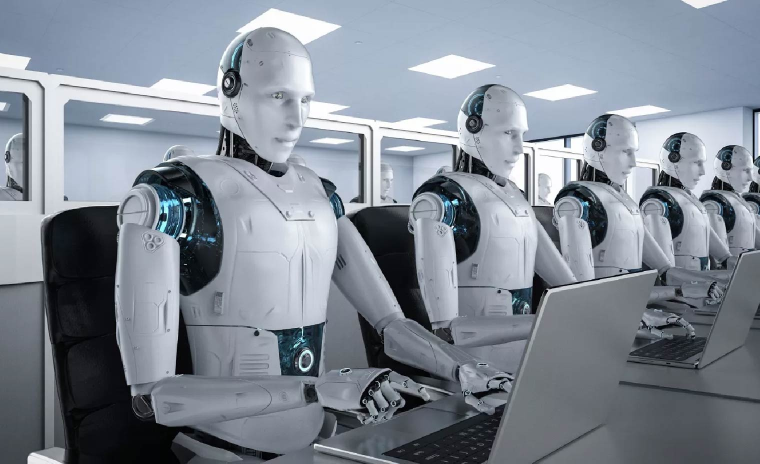
#> input picture Lab1/Picture.jpg, 1520 x 927 px, given in place of the camera (shown at 1/2 size)
$ jupyter execute 'Project Nhận Diện Màu Sắc.ipynb'
#> lines starting #> are read from the running program, lines starting #| are printed output that depends on the picture; after the words box and inside, x2 and y2 are one past the last pixel; in counts of white or black regions, pixels touching at a corner belong together
[cell 1]
import cv2
import numpy as np

[cell 2]
cap = cv2.VideoCapture(0)

cap.set(cv2.CAP_PROP_FRAME_HEIGHT, 480)
cap.set(cv2.CAP_PROP_FRAME_WIDTH, 640)

while(1):
    _, img_req = cap.read()
#> img_req is the input picture: shape (927, 1520, 3); mean B, G, R 147.6, 136.8, 128.8
    hsvFrame = cv2.cvtColor(img_req, cv2.COLOR_BGR2HSV)
#> hsvFrame: shape (927, 1520, 3); mean H, S, V 106.9, 40.7, 147.6

    blue_low = np.array([100,100,100 ], np.uint8)
    blue_upper = np.array([140, 255,255], np.uint8)
    # lấy gia trị trong khoảng blue_low tới blue_upper
    blue_mask = cv2.inRange(hsvFrame, blue_low, blue_upper)
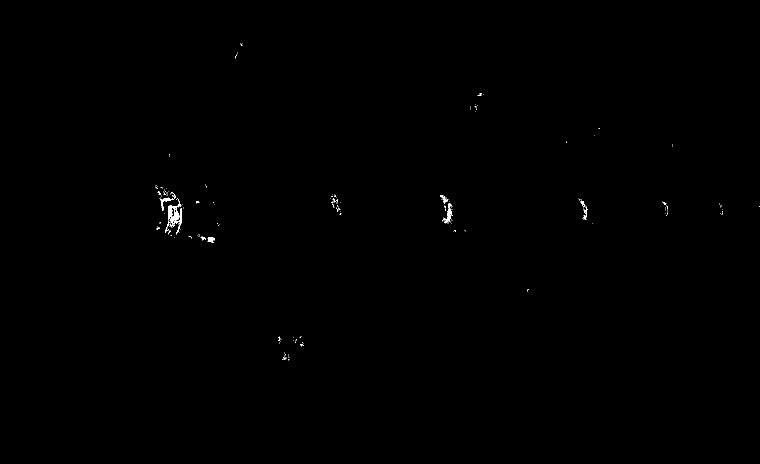
#> blue_mask: shape (927, 1520) (shown at 1/2 size); 0.15% white; 199 white regions (186 under 20 px)

    bit_blue = cv2.bitwise_and(img_req, img_req, mask = blue_mask)
    contours, hierachy = cv2.findContours(blue_mask, cv2.RETR_TREE, cv2.CHAIN_APPROX_SIMPLE)
#> contours = 225 contours, 214 with area under 20; largest, box (x1, y1, x2, y2) and area: (336, 398, 363, 455) 471, (888, 406, 905, 447) 188, (322, 395, 348, 422) 108, (352, 416, 364, 469) 104, (343, 412, 349, 436) 94
    for pic, contour in enumerate(contours):
        area = cv2.contourArea(contour)
        if (area > 300):
            x, y , w, h = cv2.boundingRect(contour)
            img_req = cv2.rectangle(img_req, (x, y), (x+w, y+h), (255, 0, 0), 2)
#> this loop made 225 passes
#> (area, x, y, w, h) on pass 140: (471, 336, 398, 27, 57)
#> area on passes 28, 30: 78.5, 27
#> img_req: shape (927, 1520, 3); 0.04% of pixels changed, all inside (x1, y1, x2, y2) = (335, 397, 365, 457)
    cv2.imshow("camera", img_req)
    # imgnp = np.array(bytearray(cap.read()[1]), dtype=np.uint8)
    # imageFrame = cv2.imdecode(imgnp, - 1)

    # cv2.imshow("Nhan dien mau", imageFrame)
    if cv2.waitKey(2) == ord('q'):
#> (key q is pressed here)
        break

cv2.destroyAllWindows()

[cell 3]
cap = cv2.VideoCapture(0)
cap.set(cv2.CAP_PROP_FRAME_HEIGHT, 480)
cap.set(cv2.CAP_PROP_FRAME_WIDTH, 640)

while 1:
    _, img = cap.read()
    img_hsv = cv2.cvtColor(img, cv2.COLOR_BGR2HSV)

    # red_low = np.array([93, 79, 2], np.uint8)
    # red_upper = np.array([122, 255,255], np.uint8)
    red_low = np.array([0, 100, 100], np.uint8)
    red_upper = np.array([10, 255, 255], np.uint8)
    red_mask = cv2.inRange(img_hsv, red_low, red_upper)
#> red_mask: shape (927, 1520); every value is 0

    red_bit = cv2.bitwise_and(img, img, mask= red_mask)
#> red_bit: shape (927, 1520, 3); every value is 0
    # cv2.RETR_TREE: Đây là một trong các cờ (flags) để xác định cách tìm các contours
    # cv2.CHAIN_APPROX_SIMPLE, contours được biểu diễn bằng cách lưu trữ chỉ các điểm đầu cuối của đoạn thẳng thay vì lưu tất cả các điểm trên contours.
    contours, hierachy = cv2.findContours(red_mask, cv2.RETR_TREE, cv2.CHAIN_APPROX_SIMPLE)
#> contours = []
    for pic, contour in enumerate(contours):
        area = cv2.contourArea(contour)
        if (area > 300):
            x, y, w, h = cv2.boundingRect(contour)
            img = cv2.rectangle(img, (x,y), (x+w, y+h), (0, 255, 0), 2)
#> this loop made 0 passes

    cv2.imshow("cam", img)
    if cv2.waitKey(1) & 0xff == ord('q'):
#> (key q is pressed here)
        break

cv2.destroyAllWindows()
